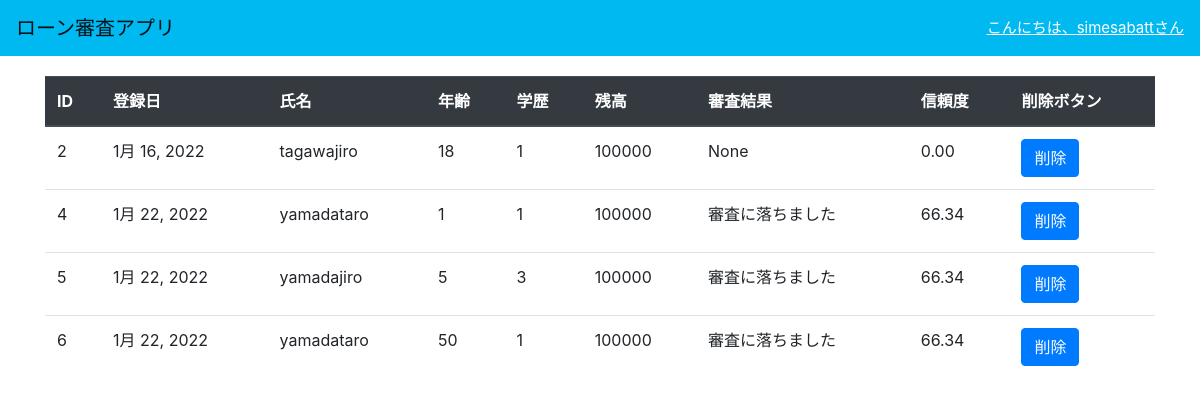
Page /history/ (signed in) on the committed database.
### mlapp/models.py (models this page shows, shortened)
class Customer(models.Model):
  education_options = (
  (1, 'graduate_school'),
  (2, 'university'),
  (3, 'high school'),
  (4, 'other'),
  )
  marriage_options = (
  (1, 'married'),
  (2, 'single'),
  (3, 'others')
  )
  id = models.AutoField(primary_key=True)
  last_name = models.CharField('名字', max_length=30)
  first_name = models.CharField('名前', max_length=30)
  limit_balance = models.IntegerField('残高', default=100000) # default : デフォルト値の設定
  education = models.IntegerField('学歴', choices=education_options, default=0)
  marriage = models.IntegerField('結婚歴', choices=marriage_options, default=0)
  age = models.IntegerField('年齢')
  result = models.IntegerField(blank=True, null=True) #null(空白）を許可する設定、この場合 blank=True にしないとエラーになる
  proba = models.FloatField(default=0.0)
  comment = models.CharField(max_length=200, blank=True, null=True)
  registered_date = models.DateField(default=date.today()) #default=date.today() : 本日の日付をデフォルトに設定

### mlapp/views.py (the view)
# urls.py: path('history/', views.history, name='history'),
def history(request):
    if request.method == 'POST': # POSTメソッドが送信された場合
        d_id = request.POST # POSTされた値を取得→顧客ID
        d_customer = Customer.objects.filter(id=d_id['d_id']) # filterメソッドでidが一致するCustomerのデータを取得
        d_customer.delete() # 取得した顧客データを消去
        customers = Customer.objects.all() # 顧客全データを取得
        return render(request, 'mlapp/history.html', {'customers':customers})
    else:
        customers = Customer.objects.all()
        return render(request, 'mlapp/history.html', {'customers':customers})

### templates/mlapp/history.html (shortened to what this page needs)
{% extends 'mlapp/base.html' %}
{% block content %}
<div class="container" style="margin-top: 20px;">
  <table class="table">
    <thead class="thead-dark">
      <tr>
        <th>ID</th>
        <th>登録日</th>
        <th>氏名</th>
        <th>年齢</th>
        <th>学歴</th>
        <th>残高</th>
        <th>審査結果</th>
        <th>信頼度</th>
        <th>削除ボタン</th>
      </tr>
    </thead>
      <tbody>
    {% for customer in customers %}
      <tr>
        <td>{{customer.id}}</td>
        <td>{{customer.registered_date}}</td>
        <td>{{customer.last_name}}{{customer.first_name}}</td>
        <td>{{customer.age}}</td>
        <td>{{customer.education}}</td>
        <td>{{customer.limit_balance}}</td>
        <td>{% if customer.result == 0 %}審査に落ちました{% elif customer.result == 1 %}審査に受かりました{%  else %}None{% endif %}</td>
        <td>{{customer.proba|floatformat:2}}</td>
        <td><form class="delete" method="POST">{% csrf_token %}
            <button class="btn btn-primary" type="submit" name="d_id" value={{customer.id}}>削除</button></form>
      </tr>
    {% endfor %}
    </tbody>
  </table>
</div>
{% endblock%}

### templates/mlapp/base.html (shortened to what this page needs)
<!DOCTYPE html>
<html lang="ja" dir="ltr">
  <head>
    <link rel="stylesheet" href="https://stackpath.bootstrapcdn.com/bootstrap/4.3.1/css/bootstrap.min.css">
  </head>
  <body>
    <nav class="navbar navbar-light" style="background-color: #00b9f1;">
      <span class="navbar-brand mb-0 h1">ローン審査アプリ</span>
      {% if user.is_authenticated %}
      <span style="font-size:15px; text-align: right;">
       <a href="{% url 'logout' %}" style="color:white; text-decoration: underline;">
        こんにちは、{{ user.username}}さん
        </a>
      </span>
      {% endif %}
    </nav>
    <div class="contents" style="margin:0 20px">
      {% block content %}
      {% endblock %}
    </div>
  </body>
</html>

### rows in the picture
Customer: id "2", registered_date "1月 16, 2022", last_name "tagawa", first_name "jiro", age "18", education "1", limit_balance "100000", shows "None", proba "0.00"
Customer: id "4", registered_date "1月 22, 2022", last_name "yamada", first_name "taro", age "1", education "1", limit_balance "100000", result "審査に落ちました", proba "66.34"
Customer: id "5", registered_date "1月 22, 2022", last_name "yamada", first_name "jiro", age "5", education "3", limit_balance "100000", result "審査に落ちました", proba "66.34"
Customer: id "6", registered_date "1月 22, 2022", last_name "yamada", first_name "taro", age "50", education "1", limit_balance "100000", result "審査に落ちました", proba "66.34"

### other values in the picture
{{ user.username }} "simesabatt"
